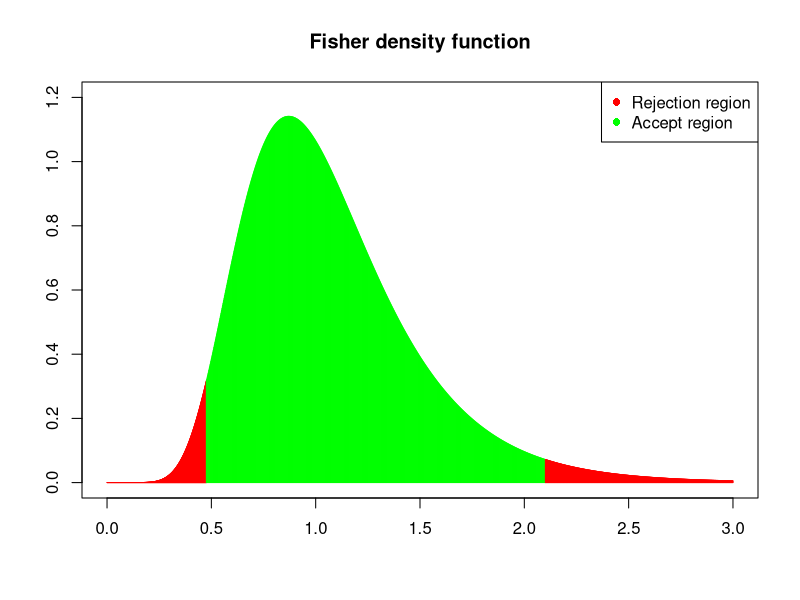
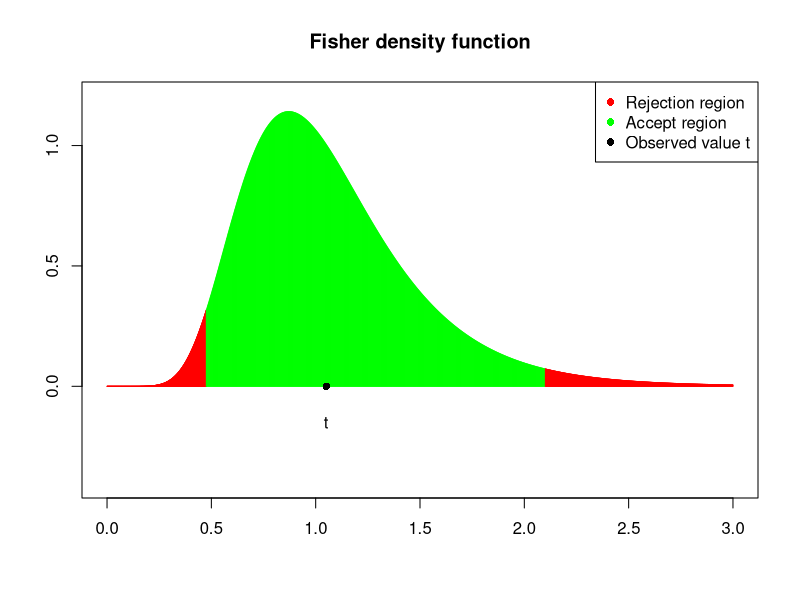
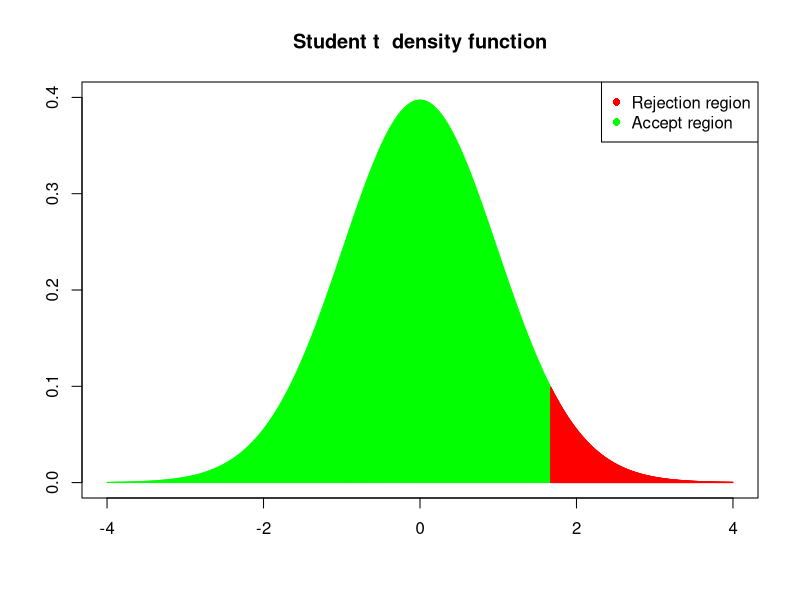
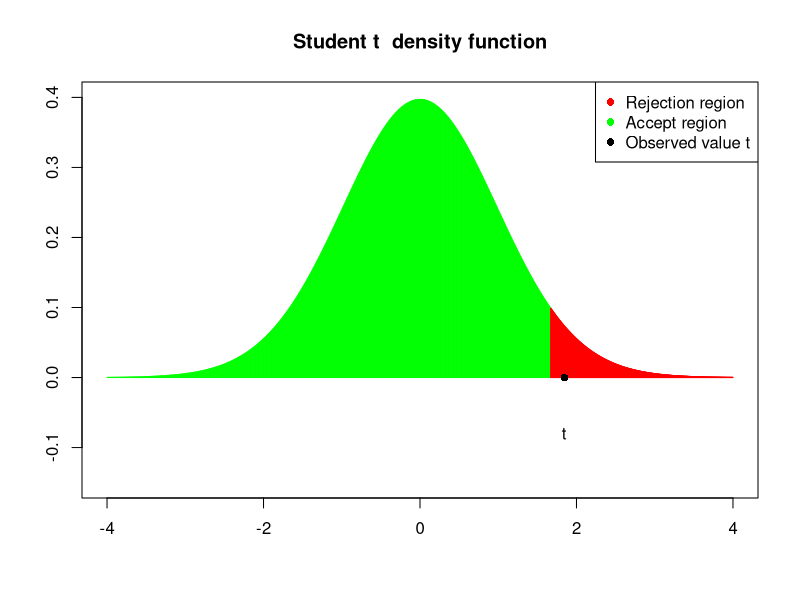
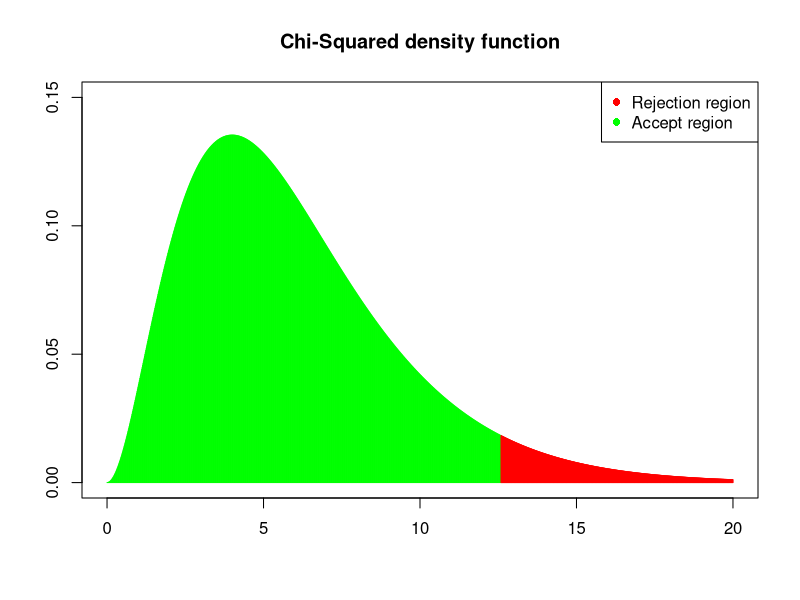
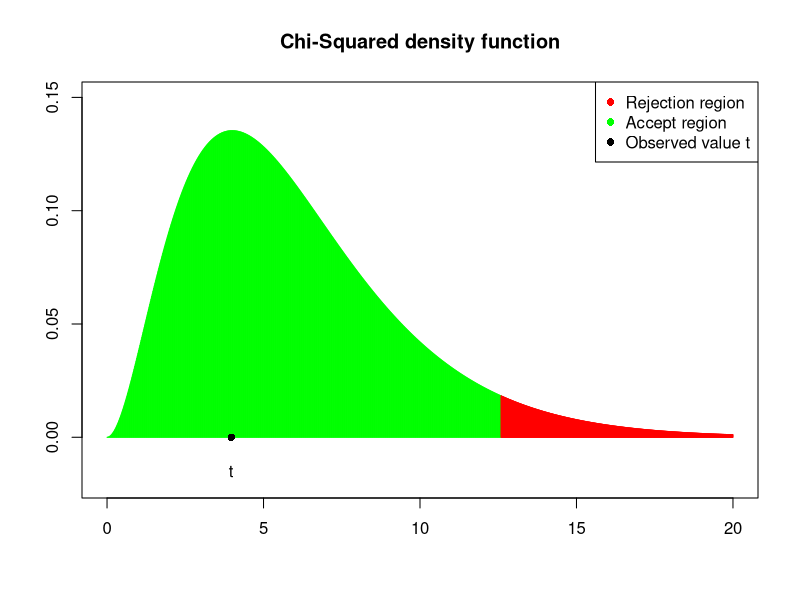
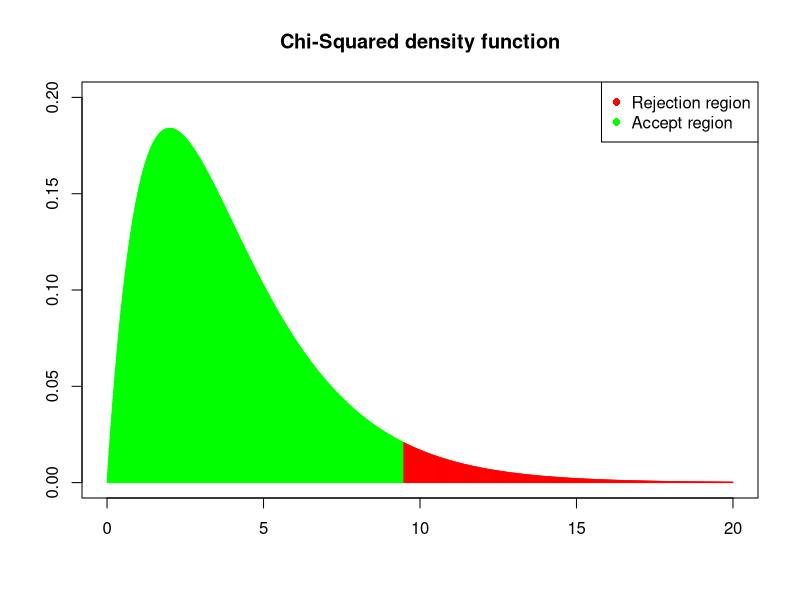
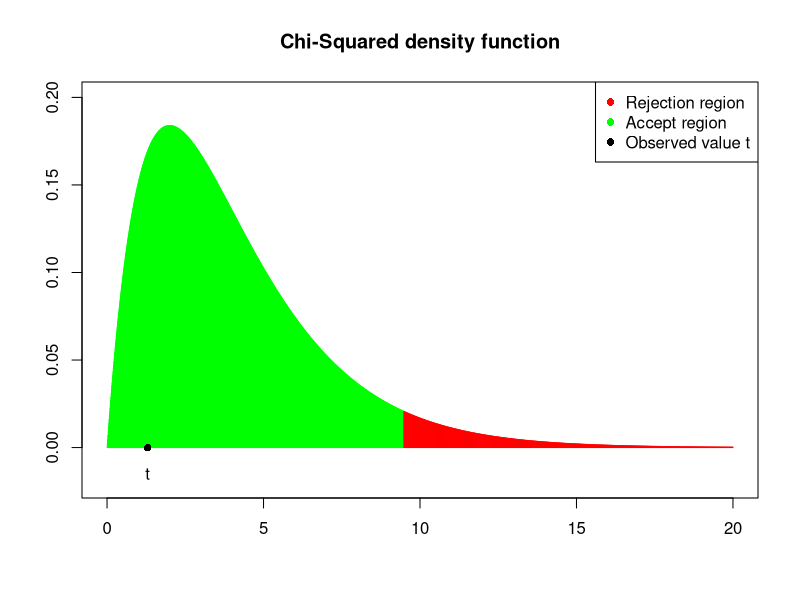

Write R code to recreate these figures, in order.
## ---- chunk 1
knitr::opts_chunk$set(echo = TRUE)
library(tidyverse)
## ---- chunk 2
x1=seq(0,qf(0.025,29,29),length.out =1000) 
x2=seq(qf(0.975,29,29),3,length.out =1000) 
x3=seq(qf(0.025,29,29),qf(0.975,29,29),length.out =1000) 
plot(x1,df(x1,29,29),type = 'h',col='red',xlim = c(0,3),ylim = c(0,1.2),ylab = '',xlab = '',main = 'Fisher density function')
points(x3,df(x3,29,29),type = 'h',col='green')
points(x2,df(x2,29,29),type = 'h',col='red')
legend('topright',legend = c('Rejection region','Accept region'),col=c('red','green'),pch=c(16,16))
## ---- chunk 3
Soderlin= c(183, 209, 204, 219, 221, 189, 183, 206, 216, 205,
       188, 181, 185, 209, 178, 194, 168, 194, 203, 214,
       199, 199, 196, 198, 167, 181, 212, 207, 185, 217)

Feder = c(193, 202, 184, 198, 178, 204, 195, 203, 215, 199,
       222, 172, 170, 188, 172, 194, 190, 185, 199, 165,
       192, 183, 187, 180, 165, 176, 198, 187, 187, 217)

mm=c(var(Soderlin),var(Feder),var(Soderlin)/var(Feder))
mm=as.data.frame(mm)
rownames(mm)=c('S1^2','S2^2','t')
colnames(mm)=c('')
print(mm)
## ---- chunk 4
x1=seq(0,qf(0.025,29,29),length.out =1000) 
x2=seq(qf(0.975,29,29),3,length.out =1000) 
x3=seq(qf(0.025,29,29),qf(0.975,29,29),length.out =1000) 
plot(x1,df(x1,29,29),type = 'h',col='red',xlim = c(0,3),ylim = c(-0.4,1.2),ylab = '',xlab = '',main = 'Fisher density function')
points(x3,df(x3,29,29),type = 'h',col='green')
points(x2,df(x2,29,29),type = 'h',col='red')
points(mm[3,1],0,type = 'p',pch=c(16),col='black')
points(mm[3,1],-0.15,type = 'p',pch=c('t'),col='black')
legend('topright',legend = c('Rejection region','Accept region','Observed value t'),col=c('red','green','black'),pch=c(16,16,16))
## ---- chunk 5
x1=seq(-4,qt(0.95,58),length.out =1000) 
x2=seq(qt(0.95,58),4,length.out =1000) 

plot(x1,dt(x1,58),type = 'h',col='green',xlim = c(-4,4),ylim = c(0,0.4),ylab = '',xlab = '',main = 'Student t  density function')
points(x2,dt(x2,58),type = 'h',col='red')
legend('topright',legend = c('Rejection region','Accept region'),col=c('red','green'),pch=c(16,16))
## ---- chunk 6
mm1=mm[-3,]
mm1=c(mm1,(29*mm1[1]+29*mm1[2])/58)
mm1=c(mm1,(mean(Soderlin)-mean(Feder))/(sqrt((1/15)*mm1[3])))
mm1=as.data.frame(mm1)
rownames(mm1)=c('S1^2','S2^2','Sp^2','t')
colnames(mm1)=c('')
print(mm1)
## ---- chunk 7
x1=seq(-4,qt(0.95,58),length.out =1000) 
x2=seq(qt(0.95,58),4,length.out =1000) 

plot(x1,dt(x1,58),type = 'h',col='green',xlim = c(-4,4),ylim = c(-0.15,0.4),ylab = '',xlab = '',main = 'Student t  density function')
points(x2,dt(x2,58),type = 'h',col='red')
points(mm1[4,1],0,type = 'p',pch=c(16),col='black')
points(mm1[4,1],-0.08,type = 'p',pch=c('t'),col='black')
legend('topright',legend = c('Rejection region','Accept region','Observed value t'),col=c('red','green','black'),pch=c(16,16,16))
## ---- chunk 8
x1=seq(0,qchisq(0.95,6),length.out =1000) 
x2=seq(qchisq(0.95,6),20,length.out =1000) 

plot(x1,dchisq(x1,6),type = 'h',col='green',xlim = c(0,20),ylim = c(0,0.15),ylab = '',xlab = '',main = 'Chi-Squared density function')
points(x2,dchisq(x2,6),type = 'h',col='red')
legend('topright',legend = c('Rejection region','Accept region'),col=c('red','green'),pch=c(16,16))
## ---- chunk 9
classes = cut(Soderlin, c(0,170,180,190,200, 210, 220, Inf), right = FALSE)
mm2=table(classes)
mm2=as.data.frame(mm2)
p01=pnorm(170,mean(Soderlin),sd(Soderlin))-pnorm(0,mean(Soderlin),sd(Soderlin))
p02=pnorm(180,mean(Soderlin),sd(Soderlin))-pnorm(170,mean(Soderlin),sd(Soderlin))
p03=pnorm(190,mean(Soderlin),sd(Soderlin))-pnorm(180,mean(Soderlin),sd(Soderlin))
p04=pnorm(200,mean(Soderlin),sd(Soderlin))-pnorm(190,mean(Soderlin),sd(Soderlin))
p05=pnorm(210,mean(Soderlin),sd(Soderlin))-pnorm(200,mean(Soderlin),sd(Soderlin))
p06=pnorm(220,mean(Soderlin),sd(Soderlin))-pnorm(210,mean(Soderlin),sd(Soderlin))
p07=1-pnorm(220,mean(Soderlin),sd(Soderlin))
mm2$P0k=c(p01,p02,p03,p04,p05,p06,p07)
mm2$nP0k=30*mm2$P0k

mm2$T2=c(0,0,0,0,0,0,sum(((mm2$Freq-mm2$nP0k)^2)/mm2$nP0k))
print(mm2)
## ---- chunk 10
x1=seq(0,qchisq(0.95,6),length.out =1000) 
x2=seq(qchisq(0.95,6),20,length.out =1000) 

plot(x1,dchisq(x1,6),type = 'h',col='green',xlim = c(0,20),ylim = c(-0.02,0.15),ylab = '',xlab = '',main = 'Chi-Squared density function')
points(x2,dchisq(x2,6),type = 'h',col='red')
points(mm2[7,5],0,type = 'p',pch=c(16),col='black')
points(mm2[7,5],-0.015,type = 'p',pch=c('t2'),col='black')
legend('topright',legend = c('Rejection region','Accept region','Observed value t'),col=c('red','green','black'),pch=c(16,16,16))
## ---- chunk 11
x1=seq(0,qchisq(0.95,4),length.out =1000) 
x2=seq(qchisq(0.95,4),20,length.out =1000) 

plot(x1,dchisq(x1,4),type = 'h',col='green',xlim = c(0,20),ylim = c(0,0.2),ylab = '',xlab = '',main = 'Chi-Squared density function')
points(x2,dchisq(x2,4),type = 'h',col='red')
legend('topright',legend = c('Rejection region','Accept region'),col=c('red','green'),pch=c(16,16))
## ---- chunk 12
classes = cut(Soderlin, c(0,183,191,199,207,Inf), right = FALSE)
mm2=table(classes)
mm2=as.data.frame(mm2)
p01=pnorm(183,mean(Soderlin),sd(Soderlin))-pnorm(0,mean(Soderlin),sd(Soderlin))
p02=pnorm(191,mean(Soderlin),sd(Soderlin))-pnorm(183,mean(Soderlin),sd(Soderlin))
p03=pnorm(199,mean(Soderlin),sd(Soderlin))-pnorm(191,mean(Soderlin),sd(Soderlin))
p04=pnorm(207,mean(Soderlin),sd(Soderlin))-pnorm(199,mean(Soderlin),sd(Soderlin))
p05=1-pnorm(207,mean(Soderlin),sd(Soderlin))
mm2$P0k=c(p01,p02,p03,p04,p05)
mm2$nP0k=30*mm2$P0k

mm2$T2=c(0,0,0,0,sum(((mm2$Freq-mm2$nP0k)^2)/mm2$nP0k))
print(mm2)
## ---- chunk 13
x1=seq(0,qchisq(0.95,4),length.out =1000) 
x2=seq(qchisq(0.95,4),20,length.out =1000) 

plot(x1,dchisq(x1,4),type = 'h',col='green',xlim = c(0,20),ylim = c(-0.02,0.2),ylab = '',xlab = '',main = 'Chi-Squared density function')
points(x2,dchisq(x2,4),type = 'h',col='red')
points(mm2[5,5],0,type = 'p',pch=c(16),col='black')
points(mm2[5,5],-0.015,type = 'p',pch=c('t2'),col='black')
legend('topright',legend = c('Rejection region','Accept region','Observed value t'),col=c('red','green','black'),pch=c(16,16,16))
## ---- chunk 14
x1=seq(0,qchisq(0.95,6),length.out =1000) 
x2=seq(qchisq(0.95,6),20,length.out =1000) 

plot(x1,dchisq(x1,6),type = 'h',col='green',xlim = c(0,20),ylim = c(0,0.15),ylab = '',xlab = '',main = 'Chi-Squared density function')
points(x2,dchisq(x2,6),type = 'h',col='red')
legend('topright',legend = c('Rejection region','Accept region'),col=c('red','green'),pch=c(16,16))
## ---- chunk 15
classes = cut(Feder, c(0,170,180,190,200, 210, 220, Inf), right = FALSE)
mm2=table(classes)
mm2=as.data.frame(mm2)
p01=pnorm(170,mean(Feder),sd(Feder))-pnorm(0,mean(Feder),sd(Feder))
p02=pnorm(180,mean(Feder),sd(Feder))-pnorm(170,mean(Feder),sd(Feder))
p03=pnorm(190,mean(Feder),sd(Feder))-pnorm(180,mean(Feder),sd(Feder))
p04=pnorm(200,mean(Feder),sd(Feder))-pnorm(190,mean(Feder),sd(Feder))
p05=pnorm(210,mean(Feder),sd(Feder))-pnorm(200,mean(Feder),sd(Feder))
p06=pnorm(220,mean(Feder),sd(Feder))-pnorm(210,mean(Feder),sd(Feder))
p07=1-pnorm(220,mean(Feder),sd(Feder))
mm2$P0k=c(p01,p02,p03,p04,p05,p06,p07)
mm2$nP0k=30*mm2$P0k

mm2$T2=c(0,0,0,0,0,0,sum(((mm2$Freq-mm2$nP0k)^2)/mm2$nP0k))
print(mm2)
## ---- chunk 16
x1=seq(0,qchisq(0.95,6),length.out =1000) 
x2=seq(qchisq(0.95,6),20,length.out =1000) 

plot(x1,dchisq(x1,6),type = 'h',col='green',xlim = c(0,20),ylim = c(-0.02,0.15),ylab = '',xlab = '',main = 'Chi-Squared density function')
points(x2,dchisq(x2,6),type = 'h',col='red')
points(mm2[7,5],0,type = 'p',pch=c(16),col='black')
points(mm2[7,5],-0.015,type = 'p',pch=c('t2'),col='black')
legend('topright',legend = c('Rejection region','Accept region','Observed value t'),col=c('red','green','black'),pch=c(16,16,16))
## ---- chunk 17
x1=seq(0,qchisq(0.95,4),length.out =1000) 
x2=seq(qchisq(0.95,4),20,length.out =1000) 

plot(x1,dchisq(x1,4),type = 'h',col='green',xlim = c(0,20),ylim = c(0,0.2),ylab = '',xlab = '',main = 'Chi-Squared density function')
points(x2,dchisq(x2,4),type = 'h',col='red')
legend('topright',legend = c('Rejection region','Accept region'),col=c('red','green'),pch=c(16,16))
## ---- chunk 18
classes = cut(Feder, c(0,178,186,194,202,Inf), right = FALSE)
mm2=table(classes)
mm2=as.data.frame(mm2)
p01=pnorm(178,mean(Feder),sd(Feder))-pnorm(0,mean(Feder),sd(Feder))
p02=pnorm(186,mean(Feder),sd(Feder))-pnorm(178,mean(Feder),sd(Feder))
p03=pnorm(194,mean(Feder),sd(Feder))-pnorm(186,mean(Feder),sd(Feder))
p04=pnorm(202,mean(Feder),sd(Feder))-pnorm(194,mean(Feder),sd(Feder))
p05=1-pnorm(202,mean(Feder),sd(Feder))
mm2$P0k=c(p01,p02,p03,p04,p05)
mm2$nP0k=30*mm2$P0k

mm2$T2=c(0,0,0,0,sum(((mm2$Freq-mm2$nP0k)^2)/mm2$nP0k))
print(mm2)
## ---- chunk 19
x1=seq(0,qchisq(0.95,4),length.out =1000) 
x2=seq(qchisq(0.95,4),20,length.out =1000) 

plot(x1,dchisq(x1,4),type = 'h',col='green',xlim = c(0,20),ylim = c(-0.02,0.2),ylab = '',xlab = '',main = 'Chi-Squared density function')
points(x2,dchisq(x2,4),type = 'h',col='red')
points(mm2[5,5],0,type = 'p',pch=c(16),col='black')
points(mm2[5,5],-0.015,type = 'p',pch=c('t2'),col='black')
legend('topright',legend = c('Rejection region','Accept region','Observed value t'),col=c('red','green','black'),pch=c(16,16,16))
## ---- chunk 20
Soderlin= c(183, 209, 204, 219, 221, 189, 183, 206, 216, 205,
       188, 181, 185, 209, 178, 194, 168, 194, 203, 214,
       199, 199, 196, 198, 167, 181, 212, 207, 185, 217)

Feder = c(193, 202, 184, 198, 178, 204, 195, 203, 215, 199,
       222, 172, 170, 188, 172, 194, 190, 185, 199, 165,
       192, 183, 187, 180, 165, 176, 198, 187, 187, 217)
classes = cut(Soderlin, c(0,170,180,190,200, 210, 220, Inf), right = FALSE)
mm2=table(classes)
mm2=as.data.frame(mm2)

classes1 = cut(Feder, c(0,170,180,190,200, 210, 220, Inf), right = FALSE)
mm1=table(classes1)
mm1=as.data.frame(mm1)

mm1$ss=mm2$Freq

colnames(mm1)=c('Classes', 'Freq_Federer','Freq_Soderling')

print(mm1)
## ---- chunk 21
sample1 = c(1.69, 1.33, 0.05, 0.17, 2.41, 1, 14.41, 0.36, 6.79, 0.50, 0.15, 0.25, 1.64, 2.28, 7.64)
pp=order(sample1)
sample1=sample1[pp]
sample1=as.data.frame(sample1)
colnames(sample1)=c('Sample')
sample1$Fn=c(1:15)/15
sample1$Iln=pnorm(log(sample1$Sample))
sample1$Fn_Iln=abs(sample1$Fn-sample1$Iln)
sample1$sqrt15Dn=sqrt(15)*c(rep(0,14),max(sample1$Fn_Iln))


plot(sample1$Sample,sample1$Iln,type = 'l',col='red',ylab = '',xlab = '',main = 'Empirical distribution and theoretical distribution')
points(sample1$Sample,sample1$Fn,type = 'l',col='blue')
legend('bottomright',legend = c('Empirical distribution','Theoretical distribution'),col=c('red','blue'),pch=c(16,16))

print(sample1)

#print(mm1)
